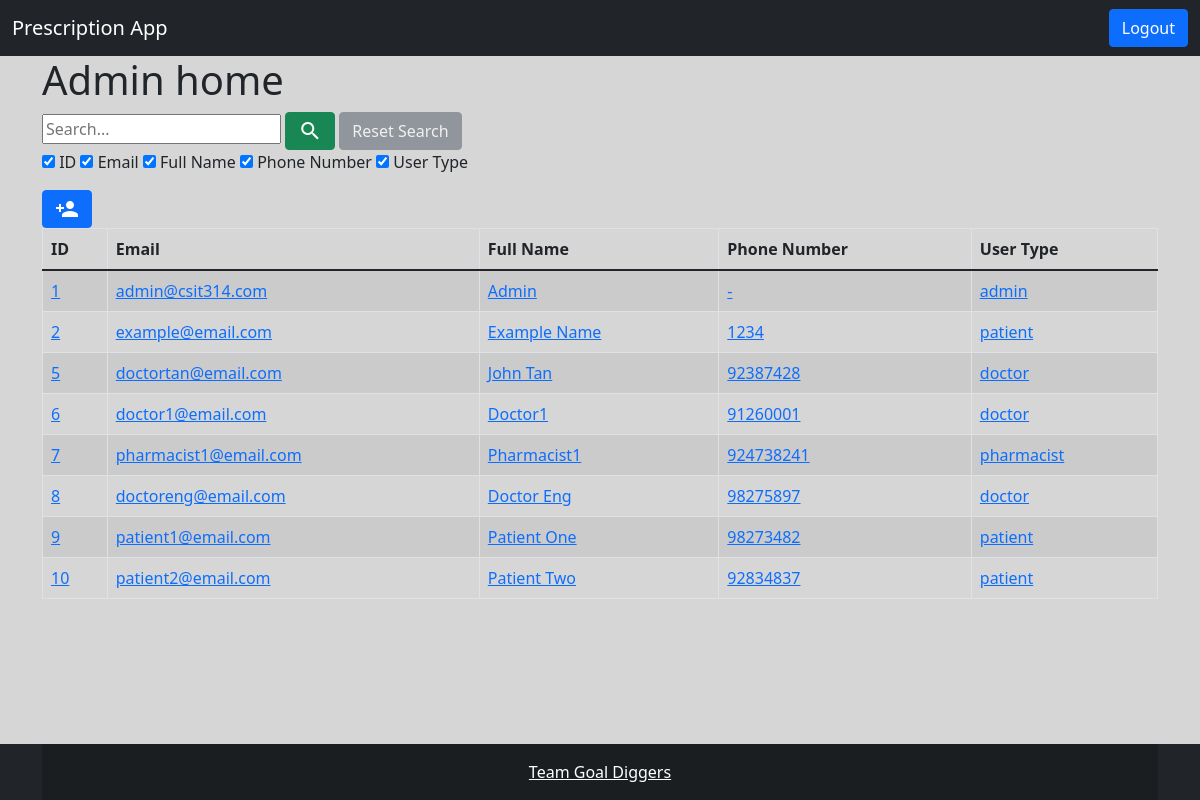
Page /home/admin/ (signed in) on the earlier database version.
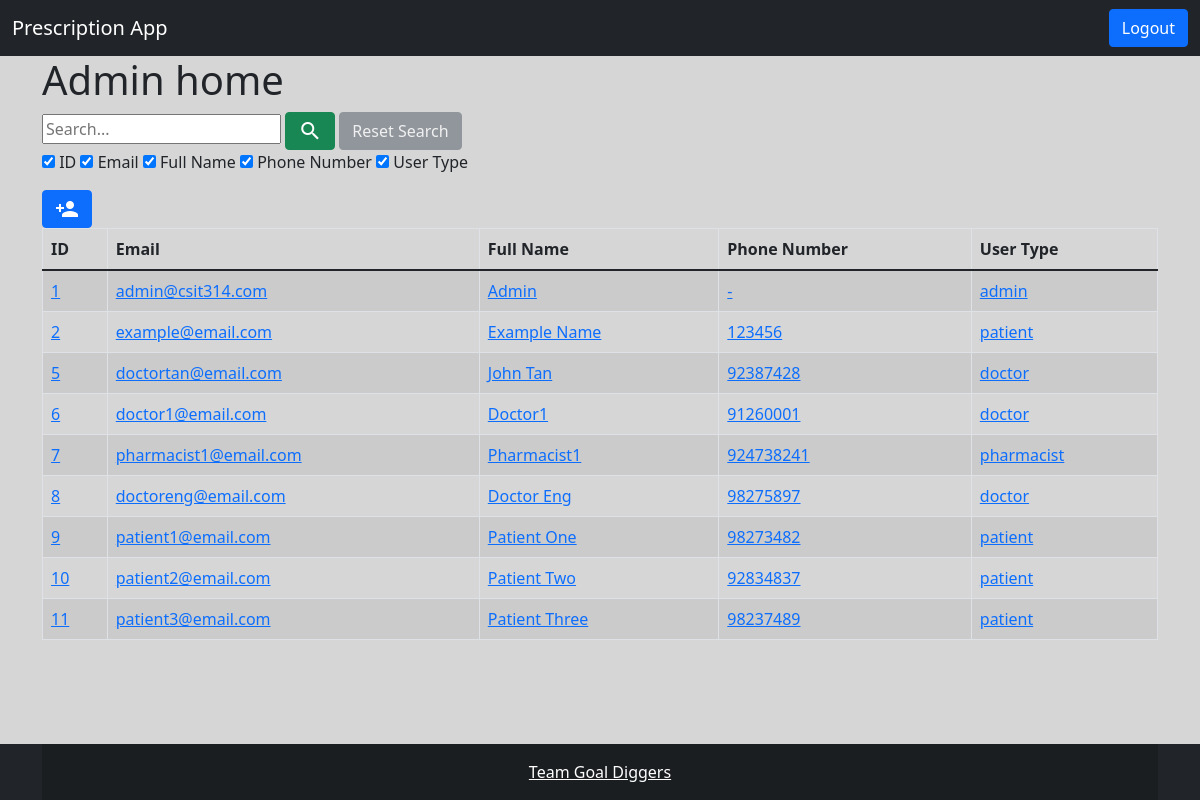
Same page on the later database version.
### Accounts/models.py (models this page shows, shortened)
class CustomUser(AbstractBaseUser, PermissionsMixin):
    email = models.EmailField("email address", unique=True)
    is_staff = models.BooleanField(default=False)
    is_active = models.BooleanField(default=True)
    user_type = models.CharField(max_length=20, choices=USER_TYPES, default='patient')
    full_name = models.CharField(max_length=200)
    phone_number = models.CharField(max_length=10, unique=True)
    address = models.CharField(max_length=200)
    USERNAME_FIELD = "email"
    REQUIRED_FIELDS = []
    objects = CustomUserManager()
    class Meta:
        verbose_name = 'User'
        verbose_name_plural = 'Users'

### PrescriptionApp/views.py (the view)
# urls.py: path('home/admin/', views.AdminHome.as_view(), name='admin_home'),
class AdminHome(LoginRequiredMixin, TemplateView):
	login_url = '/login/'
	template_name = 'admin/admin_home.html'
	def dispatch(self, request, *args, **kwargs):
		if request.user.is_authenticated:
			if request.user.user_type == 'admin':
				print('user is admin')
				return self.get(request, *args, **kwargs)
			else:
				return redirect('home')
		else:
			return redirect('Accounts:login')
	def get_context_data(self, **kwargs):
		context = super(AdminHome, self).get_context_data(**kwargs)
		context['items'] = []
		all_results = CustomUser.objects.none()
		if self.request.GET.get('search_query'):
			search_query = self.request.GET.get('search_query')
			id_checkbox = self.request.GET.get('id_checkbox')
			email_checkbox = self.request.GET.get('email_checkbox')
			full_name_checkbox = self.request.GET.get('full_name_checkbox')
			phone_number_checkbox = self.request.GET.get('phone_number_checkbox')
			user_type_checkbox = self.request.GET.get('user_type_checkbox')
			context.update({
				'search_query': search_query,
				'id_checkbox': id_checkbox,
				'email_checkbox': email_checkbox,
				'full_name_checkbox': full_name_checkbox,
				'phone_number_checkbox': phone_number_checkbox,
				'user_type_checkbox': user_type_checkbox,
			})
			if id_checkbox:
				all_results = all_results | CustomUser.objects.filter(id__icontains=search_query)
			if email_checkbox:
				all_results = all_results | CustomUser.objects.filter(email__icontains=search_query)
			if full_name_checkbox:
				all_results = all_results | CustomUser.objects.filter(full_name__icontains=search_query)
			if phone_number_checkbox:
				all_results = all_results | CustomUser.objects.filter(phone_number__icontains=search_query)
			if user_type_checkbox:
				all_results = all_results | CustomUser.objects.filter(user_type__icontains=search_query)
		else:
			all_results = CustomUser.objects.all()
			context.update({
				'search_query': False,
				'id_checkbox': True,
				'email_checkbox': True,
				'full_name_checkbox': True,
				'phone_number_checkbox': True,
				'user_type_checkbox': True,
			})
		for result in all_results:
			context['items'].append([
				result.id,
				[
					result.id,
					result.email,
					result.full_name,
					result.phone_number,
					result.user_type,
				]
			])
		context['titles'] = [
			'ID',
			'Email',
			'Full Name',
			'Phone Number',
			'User Type',
		]
		return context

### templates/admin/admin_home.html (shortened to what this page needs)
{% extends 'home.html' %}
{% block content %}
	<div class="container">
		<h1>{{ request.user.user_type|title }} home</h1>
    <form class="site-form" action="" method="get">
      {% include "search_bar.html" %}
      <p>
        {% include 'search_checkbox.html' with checkbox_id='id_checkbox' is_checked=id_checkbox label='ID' %}
        {% include 'search_checkbox.html' with checkbox_id='email_checkbox' is_checked=email_checkbox label='Email' %}
        {% include 'search_checkbox.html' with checkbox_id='full_name_checkbox' is_checked=full_name_checkbox label='Full Name' %}
        {% include 'search_checkbox.html' with checkbox_id='phone_number_checkbox' is_checked=phone_number_checkbox label='Phone Number' %}
        {% include 'search_checkbox.html' with checkbox_id='user_type_checkbox' is_checked=user_type_checkbox label='User Type' %}
      </p>
    </form>
    <div style="display: inline-block; text-align: right;">
      <a href="{% url 'create_user' %}" class="btn btn-primary icon-button">
        <span class="material-icons">person_add</span>
      </a>
    </div>
    {% include "data_table.html" with link='view_user' %}
	</div>
{% endblock %}
{% block script %}
  {% load static %}
{% endblock %}

### templates/data_table.html
<div class="table-responsive">
  <table class="table table-striped table-bordered table-hover" id="user_table">
    <thead class="thead-dark">
      <tr>
        {% for title in titles %}
          <th scope="col" class="th-clickable">{{ title }}</th>
        {% endfor %}
      </tr>
    </thead>
    {% for item_id, item in items %}
      <tr>
        {% for data in item %}
          {% if link %}
            <td><a href="{% url link pk=item_id %}">{{ data }}</a></td>
          {% else %}
            <td>{{ data }}</td>
          {% endif %}
        {% endfor %}
      </tr>
      {% empty %}
      <tr>
        {% for _ in titles %}
          <td class="text-muted">Empty</td>
        {% endfor %}
      </tr>
    {% endfor %}
  </table>
</div>

Differences in the rows shown:
added CustomUser: item "patient3@email.com" "Patient Three" "98237489" "patient"
Other differences:
list line gone: "1234"
new list line: "123456"
new list line: "11"
